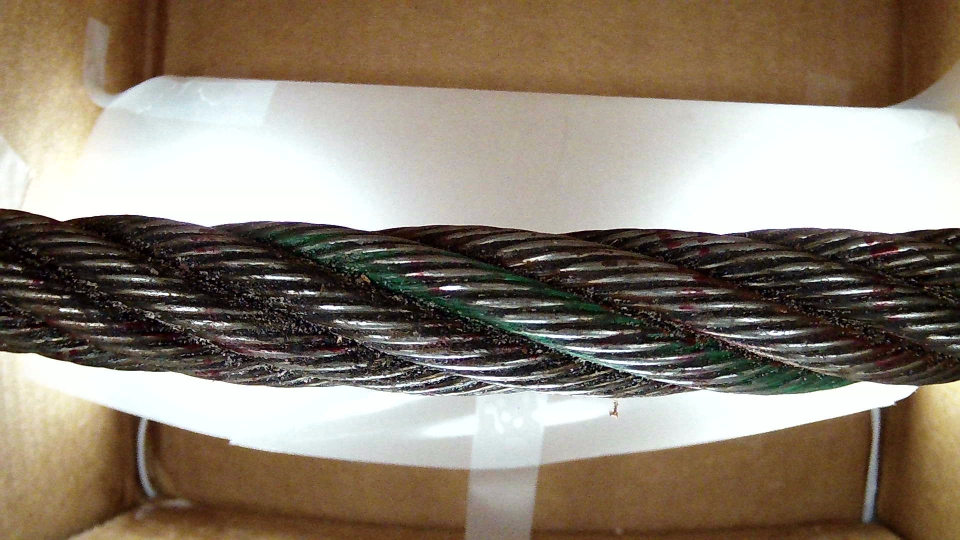
//> input picture openCVTest/openCVTest/Segment1Camera1.jpg, 1920 x 1080 px (shown at 1/2 size)
$ ./Source Segment1Camera1.jpg   (built with g++ and OpenCV 4)
//> lines starting //> are read from the running program, lines starting //| are printed output that depends on the picture
### openCVTest/openCVTest/stdafx.h
// stdafx.h : include file for standard system include files,
// or project specific include files that are used frequently, but
// are changed infrequently
//

#pragma once

#include "targetver.h"

#include <stdio.h>
#include <tchar.h>


// TODO: reference additional headers your program requires here

### openCVTest/openCVTest/Source.cpp
/**
* @file Morphology_1.cpp
* @brief Erosion and Dilation sample code
* @author OpenCV team
*/

#include "stdafx.h"
#include "opencv2/core/utility.hpp"
#include "opencv2/imgproc.hpp"
#include "opencv2/imgcodecs.hpp"
#include "opencv2/highgui.hpp"

#include <stdio.h>

using namespace cv;
using namespace std;


int edgeThresh = 1;
int edgeThreshScharr = 1;

Mat image, gray, blurImage, edge1, edge2, cedge;

const char* window_name1 = "Edge map : Canny default (Sobel gradient)";
const char* window_name2 = "Edge map : Canny with custom gradient (Scharr)";


// define a trackbar callback
static void onTrackbar(int, void*)
{
	blur(gray, blurImage, Size(3, 3));

	// Run the edge detector on grayscale
	Canny(blurImage, edge1, edgeThresh, edgeThresh * 3, 3);
	cedge = Scalar::all(0);

	image.copyTo(cedge, edge1);
	imshow(window_name1, cedge);

	/// Canny detector with scharr
	Mat dx, dy;
	Scharr(blurImage, dx, CV_16S, 1, 0);
	Scharr(blurImage, dy, CV_16S, 0, 1);
	Canny(dx, dy, edge2, edgeThreshScharr, edgeThreshScharr * 3);
	/// Using Canny's output as a mask, we display our result
	cedge = Scalar::all(0);
	image.copyTo(cedge, edge2);
	imshow(window_name2, cedge);
}

static void help()
{
	printf("\nThis sample demonstrates Canny edge detection\n"
		"Call:\n"
		"    /.edge [image_name -- Default is fruits.jpg]\n\n");
}

const char* keys =
{
	"{help h||}{@image |../Section1Camera1.jpg|input image name}"
};

int main(int argc, const char** argv)
{
	help();
	CommandLineParser parser(argc, argv, keys);
	string filename = parser.get<string>(0);

	image = imread("Segment1Camera1.jpg", IMREAD_COLOR);
//> image is the input picture: 1080 rows x 1920 cols, CV_8UC3; mean B, G, R 114, 128.9, 140.8
	if (image.empty())
	{
		printf("Cannot read image file: %s\n", filename.c_str());
		help();
		return -1;
	}
	cedge.create(image.size(), image.type());
	cvtColor(image, gray, COLOR_BGR2GRAY);
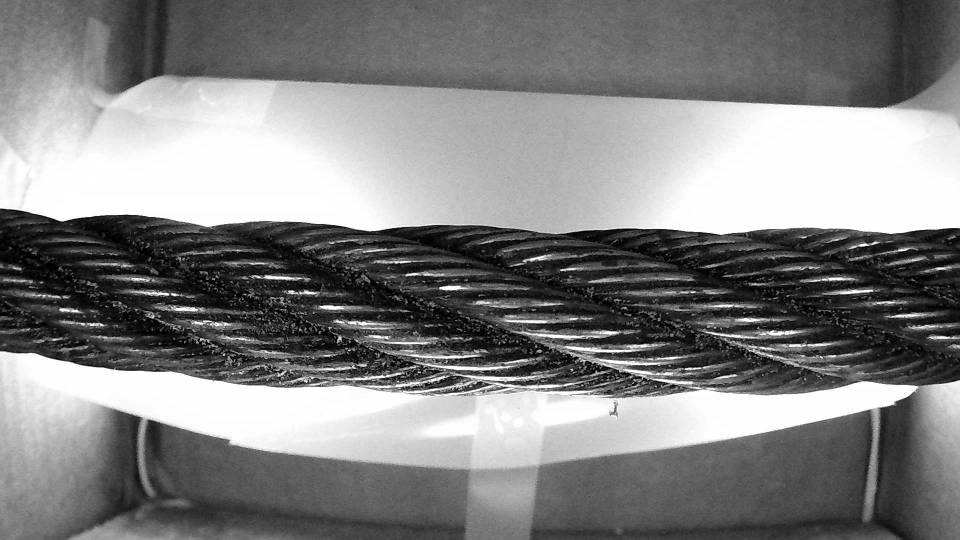
//> gray: 1080 rows x 1920 cols, CV_8UC1 (shown at 1/2 size); min 0, max 255, mean 130.7

	// Create a window
	namedWindow(window_name1, 1);
	namedWindow(window_name2, 1);

	// create a toolbar
	createTrackbar("Canny threshold default", window_name1, &edgeThresh, 100, onTrackbar);
	createTrackbar("Canny threshold Scharr", window_name2, &edgeThreshScharr, 400, onTrackbar);

	// Show the image
	onTrackbar(0, 0);
//> in onTrackbar, `Canny(blurImage, edge1, edgeThresh, edgeThresh * 3, 3);`:
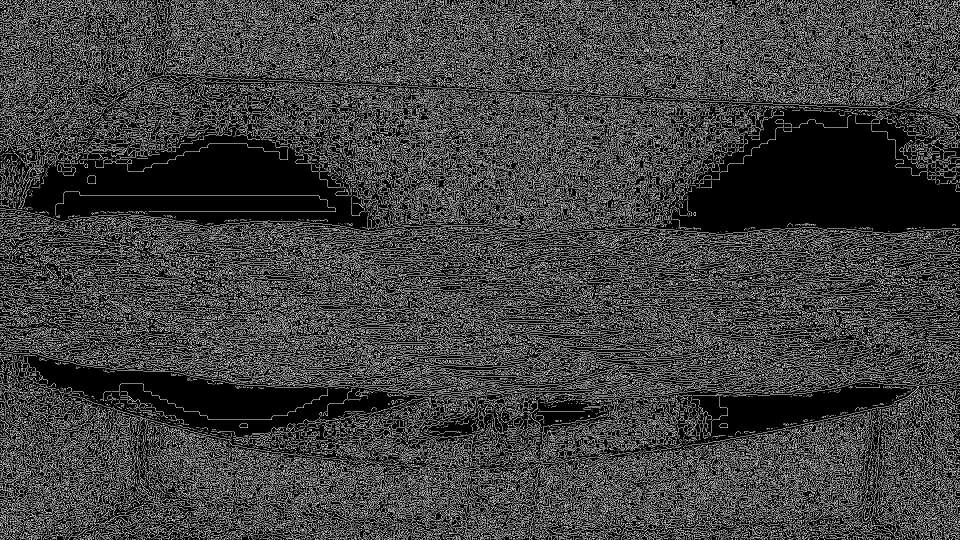
//> edge1: 1080 rows x 1920 cols, CV_8UC1 (shown at 1/2 size); 24.7% white in thin lines or dots
//> in onTrackbar, `image.copyTo(cedge, edge1);`:
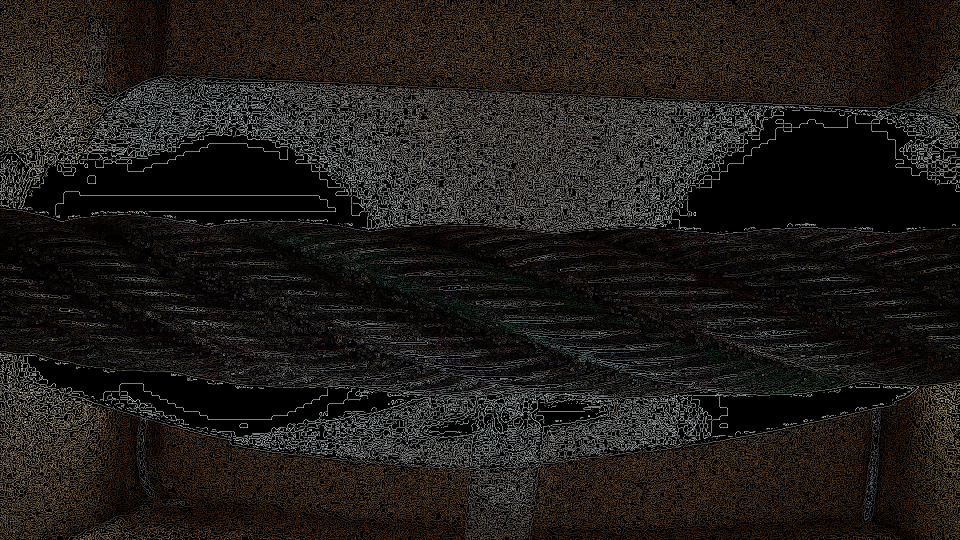
//> cedge: 1080 rows x 1920 cols, CV_8UC3 (shown at 1/2 size); mean B, G, R 23, 27.3, 30.9
//> in onTrackbar, `Scharr(blurImage, dx, CV_16S, 1, 0);`:
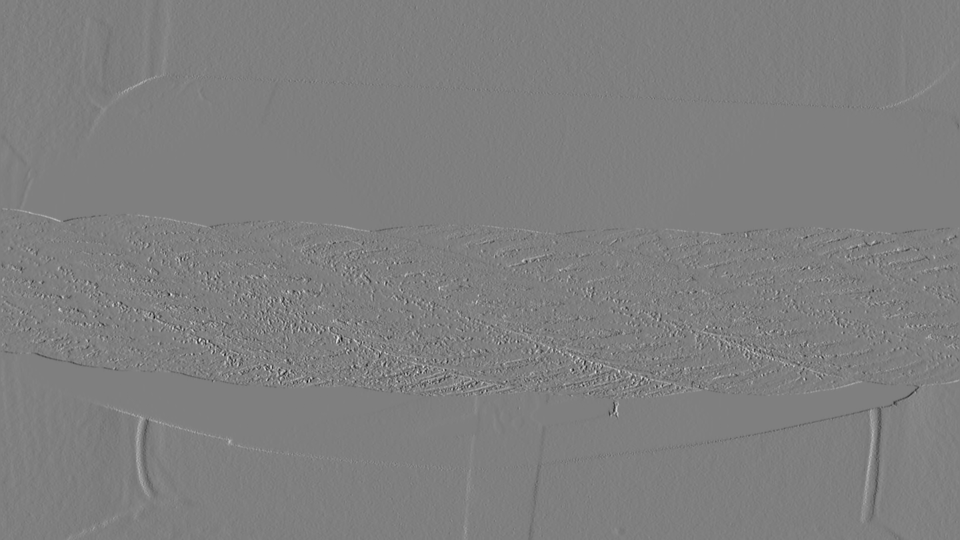
//> dx: 1080 rows x 1920 cols, CV_16SC1 (shown at 1/2 size); min -2025, max 2034, mean 0; drawn with min black and max white
//> in onTrackbar, `Scharr(blurImage, dy, CV_16S, 0, 1);`:
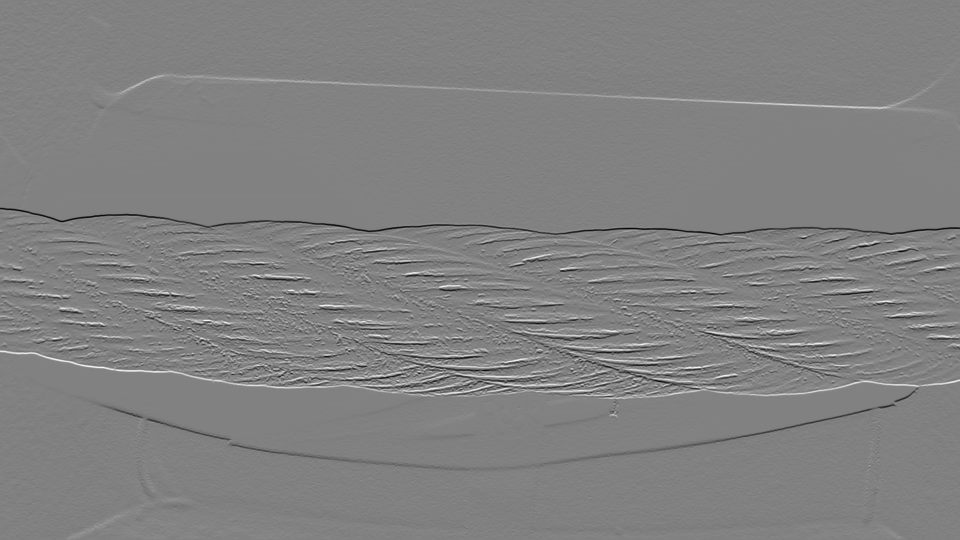
//> dy: 1080 rows x 1920 cols, CV_16SC1 (shown at 1/2 size); min -2558, max 2484, mean 0.1; drawn with min black and max white
//> in onTrackbar, `Canny(dx, dy, edge2, edgeThreshScharr, edgeThreshScharr * 3);`: edge2: 1080 rows x 1920 cols, CV_8UC1; 25.5% white in thin lines or dots

	// Wait for a key stroke; the same function arranges events processing
	waitKey(0);

	return 0;
}
